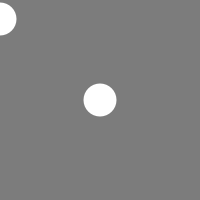
Frame 1 (no input)
Frame 60 (the mouse pressed at the canvas centre just before this capture): identical to frame 1, image omitted
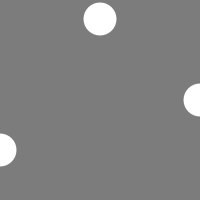
Frame 120 (the mouse held since frame 60 and released just before this capture)

The Processing sketch that drew these frames (run headless with seeded random() and noise(); from frame 60 on, the mouse is pressed at the canvas centre):

// Processing sketch: circletrackingmouse
// ── circletrackingmouse.pde
void setup() {
  size(200, 200);
  noStroke();
}

//Creating circles that track the mouse by including the mouseX var
void draw() {
  background(124);
  ellipse(mouseX, 19, 33, 33); //Top circle
  ellipse(mouseX + 100, 100, 33, 33); //Middle circle
  ellipse(mouseX - 100, 150, 33, 33); //Bottom circle
}
